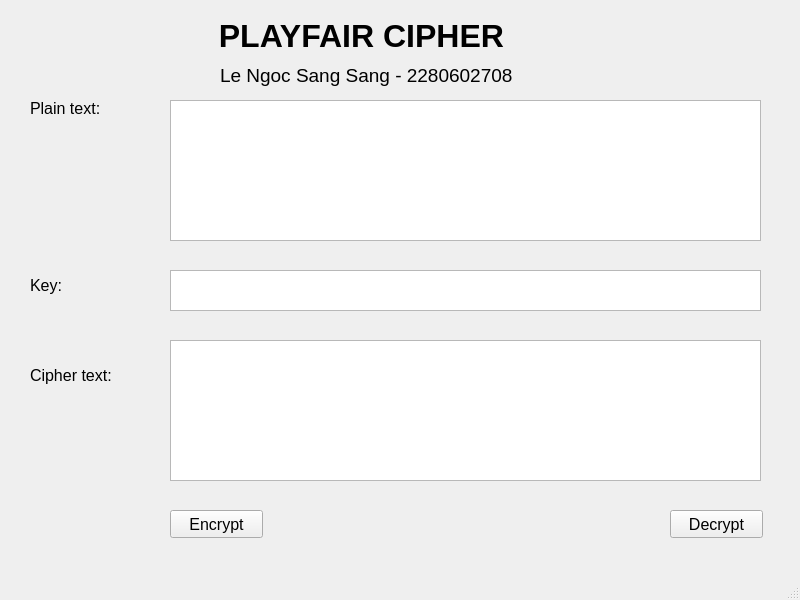
<?xml version="1.0" encoding="UTF-8"?>
<ui version="4.0">
 <class>MainWindow</class>
 <widget class="QMainWindow" name="MainWindow">
  <property name="geometry">
   <rect>
    <x>0</x>
    <y>0</y>
    <width>800</width>
    <height>600</height>
   </rect>
  </property>
  <property name="windowTitle">
   <string>MainWindow</string>
  </property>
  <widget class="QWidget" name="centralwidget">
   <widget class="QLabel" name="label">
    <property name="geometry">
     <rect>
      <x>210</x>
      <y>10</y>
      <width>401</width>
      <height>51</height>
     </rect>
    </property>
    <property name="font">
     <font>
      <pointsize>24</pointsize>
      <weight>75</weight>
      <bold>true</bold>
     </font>
    </property>
    <property name="text">
     <string> PLAYFAIR CIPHER</string>
    </property>
   </widget>
   <widget class="QLabel" name="label_2">
    <property name="geometry">
     <rect>
      <x>220</x>
      <y>60</y>
      <width>361</width>
      <height>31</height>
     </rect>
    </property>
    <property name="font">
     <font>
      <pointsize>14</pointsize>
     </font>
    </property>
    <property name="text">
     <string>Le Ngoc Sang Sang - 2280602708</string>
    </property>
   </widget>
   <widget class="QLabel" name="label_3">
    <property name="geometry">
     <rect>
      <x>30</x>
      <y>100</y>
      <width>101</width>
      <height>16</height>
     </rect>
    </property>
    <property name="font">
     <font>
      <pointsize>12</pointsize>
     </font>
    </property>
    <property name="text">
     <string>Plain text: </string>
    </property>
   </widget>
   <widget class="QLabel" name="label_4">
    <property name="geometry">
     <rect>
      <x>30</x>
      <y>270</y>
      <width>101</width>
      <height>31</height>
     </rect>
    </property>
    <property name="font">
     <font>
      <pointsize>12</pointsize>
     </font>
    </property>
    <property name="text">
     <string>Key: </string>
    </property>
   </widget>
   <widget class="QLabel" name="label_5">
    <property name="geometry">
     <rect>
      <x>30</x>
      <y>360</y>
      <width>101</width>
      <height>31</height>
     </rect>
    </property>
    <property name="font">
     <font>
      <pointsize>12</pointsize>
     </font>
    </property>
    <property name="text">
     <string>Cipher text: </string>
    </property>
   </widget>
   <widget class="QPushButton" name="btn_encrypt">
    <property name="geometry">
     <rect>
      <x>170</x>
      <y>510</y>
      <width>93</width>
      <height>28</height>
     </rect>
    </property>
    <property name="font">
     <font>
      <pointsize>12</pointsize>
     </font>
    </property>
    <property name="text">
     <string>Encrypt</string>
    </property>
   </widget>
   <widget class="QPushButton" name="btn_decrypt">
    <property name="geometry">
     <rect>
      <x>670</x>
      <y>510</y>
      <width>93</width>
      <height>28</height>
     </rect>
    </property>
    <property name="font">
     <font>
      <pointsize>12</pointsize>
     </font>
    </property>
    <property name="text">
     <string>Decrypt</string>
    </property>
   </widget>
   <widget class="QTextEdit" name="txt_cipher_text">
    <property name="geometry">
     <rect>
      <x>170</x>
      <y>340</y>
      <width>591</width>
      <height>141</height>
     </rect>
    </property>
   </widget>
   <widget class="QTextEdit" name="txt_plain_text">
    <property name="geometry">
     <rect>
      <x>170</x>
      <y>100</y>
      <width>591</width>
      <height>141</height>
     </rect>
    </property>
   </widget>
   <widget class="QTextEdit" name="txt_key">
    <property name="geometry">
     <rect>
      <x>170</x>
      <y>270</y>
      <width>591</width>
      <height>41</height>
     </rect>
    </property>
   </widget>
  </widget>
  <widget class="QMenuBar" name="menubar">
   <property name="geometry">
    <rect>
     <x>0</x>
     <y>0</y>
     <width>800</width>
     <height>26</height>
    </rect>
   </property>
  </widget>
  <widget class="QStatusBar" name="statusbar"/>
 </widget>
 <resources/>
 <connections/>
</ui>
